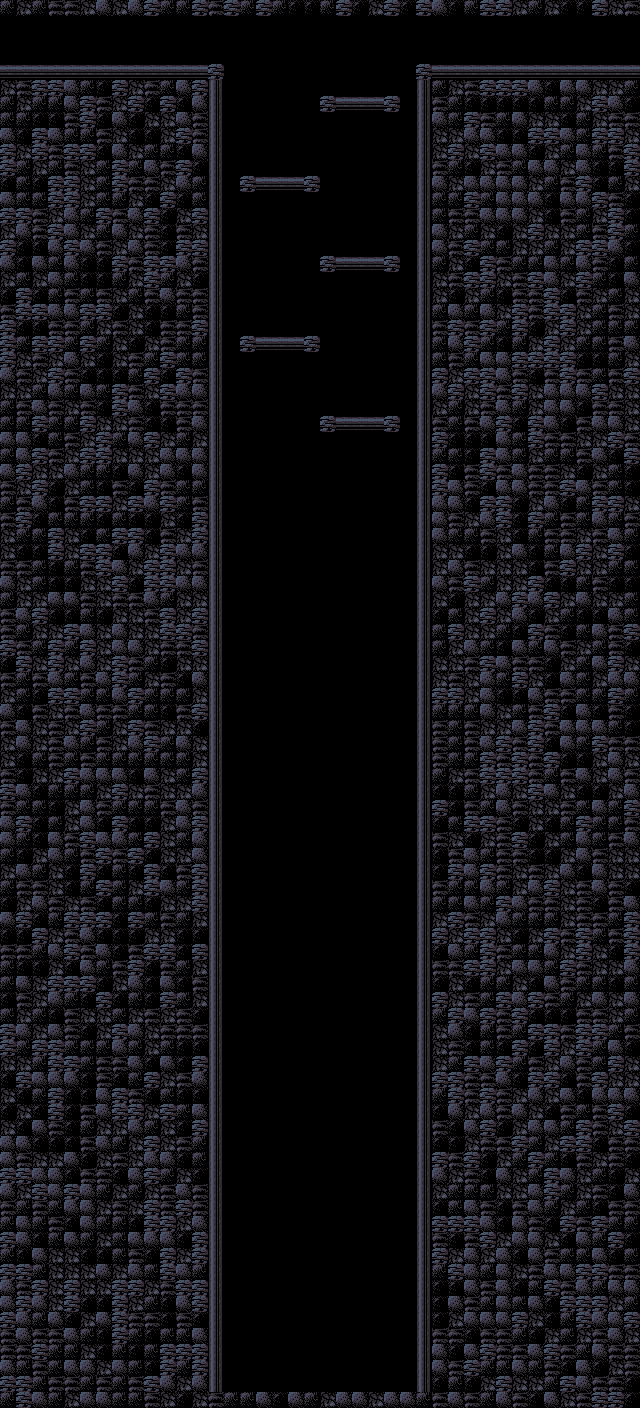

Below is a game level as drawn by its tile map, then a one-line description and the .tmx that defines it (tile-layer data replaced by summaries):
An orthogonal 40x88 tile map with 16x16 px tiles, 1 tile layer (collision).

<map version="1.10" tiledversion="1.10.2" orientation="orthogonal" renderorder="right-down" width="40" height="88" tilewidth="16" tileheight="16" infinite="0" nextlayerid="2" nextobjectid="1">
 <tileset firstgid="1" source="tileset.tsx" />
 <layer id="1" name="collision" width="40" height="88">
  <data>[3520 cells, 2429 non-empty, 8 distinct tile ids]</data>
 </layer>
</map>
